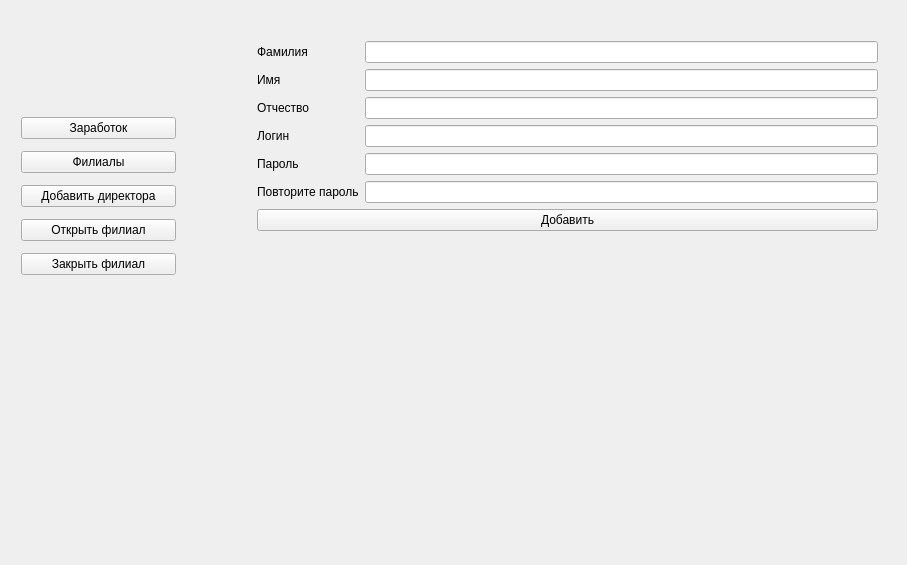
<?xml version="1.0" encoding="UTF-8"?>
<ui version="4.0">
 <class>AdminInterface</class>
 <widget class="QWidget" name="AdminInterface">
  <property name="geometry">
   <rect>
    <x>0</x>
    <y>0</y>
    <width>907</width>
    <height>565</height>
   </rect>
  </property>
  <property name="windowTitle">
   <string>Form</string>
  </property>
  <layout class="QGridLayout" name="gridLayout_4">
   <item row="0" column="0">
    <widget class="QWidget" name="widget" native="true">
     <property name="minimumSize">
      <size>
       <width>200</width>
       <height>500</height>
      </size>
     </property>
     <widget class="QWidget" name="">
      <property name="geometry">
       <rect>
        <x>10</x>
        <y>100</y>
        <width>155</width>
        <height>175</height>
       </rect>
      </property>
      <layout class="QVBoxLayout" name="verticalLayout">
       <item>
        <widget class="QPushButton" name="moneyAdminBut">
         <property name="text">
          <string>Заработок</string>
         </property>
        </widget>
       </item>
       <item>
        <widget class="QPushButton" name="filialsBut">
         <property name="text">
          <string>Филиалы</string>
         </property>
        </widget>
       </item>
       <item>
        <widget class="QPushButton" name="addDirBut">
         <property name="text">
          <string>Добавить директора</string>
         </property>
        </widget>
       </item>
       <item>
        <widget class="QPushButton" name="openFilialBut">
         <property name="text">
          <string>Открыть филиал</string>
         </property>
        </widget>
       </item>
       <item>
        <widget class="QPushButton" name="closeFilialBut">
         <property name="text">
          <string>Закрыть филиал</string>
         </property>
        </widget>
       </item>
      </layout>
     </widget>
    </widget>
   </item>
   <item row="0" column="1">
    <widget class="QStackedWidget" name="stackedWidget">
     <property name="sizePolicy">
      <sizepolicy hsizetype="Expanding" vsizetype="Expanding">
       <horstretch>0</horstretch>
       <verstretch>0</verstretch>
      </sizepolicy>
     </property>
     <property name="currentIndex">
      <number>4</number>
     </property>
     <widget class="QWidget" name="moneyAdmin">
      <widget class="QTabWidget" name="tabWidget_choose">
       <property name="geometry">
        <rect>
         <x>14</x>
         <y>130</y>
         <width>671</width>
         <height>411</height>
        </rect>
       </property>
       <property name="currentIndex">
        <number>1</number>
       </property>
       <widget class="QWidget" name="moneyFromSchools">
        <attribute name="title">
         <string>По школам</string>
        </attribute>
        <widget class="QWidget" name="widget_2" native="true">
         <property name="geometry">
          <rect>
           <x>-1</x>
           <y>49</y>
           <width>671</width>
           <height>321</height>
          </rect>
         </property>
         <widget class="QWidget" name="gridLayoutWidget_2">
          <property name="geometry">
           <rect>
            <x>-1</x>
            <y>-1</y>
            <width>671</width>
            <height>331</height>
           </rect>
          </property>
          <layout class="QGridLayout" name="gridLayout">
           <item row="0" column="0">
            <widget class="QTableView" name="schoolsmoneyTableview"/>
           </item>
          </layout>
         </widget>
        </widget>
        <widget class="QWidget" name="layoutWidget">
         <property name="geometry">
          <rect>
           <x>20</x>
           <y>10</y>
           <width>641</width>
           <height>31</height>
          </rect>
         </property>
         <layout class="QHBoxLayout" name="horizontalLayout">
          <item>
           <widget class="QLabel" name="label_7">
            <property name="text">
             <string>Поиск:</string>
            </property>
           </widget>
          </item>
          <item>
           <widget class="QLineEdit" name="searchSchoolMoney"/>
          </item>
          <item>
           <widget class="QPushButton" name="searchSchoolMoneyBut">
            <property name="text">
             <string>Найти</string>
            </property>
           </widget>
          </item>
         </layout>
        </widget>
       </widget>
       <widget class="QWidget" name="allMoney">
        <attribute name="title">
         <string>Всего</string>
        </attribute>
        <widget class="QLabel" name="allMoneyOutput">
         <property name="geometry">
          <rect>
           <x>10</x>
           <y>10</y>
           <width>651</width>
           <height>351</height>
          </rect>
         </property>
         <property name="text">
          <string/>
         </property>
        </widget>
       </widget>
      </widget>
      <widget class="QWidget" name="">
       <property name="geometry">
        <rect>
         <x>70</x>
         <y>30</y>
         <width>591</width>
         <height>89</height>
        </rect>
       </property>
       <layout class="QVBoxLayout" name="verticalLayout_4">
        <item>
         <widget class="QLabel" name="label_4">
          <property name="text">
           <string>Выберите период</string>
          </property>
          <property name="alignment">
           <set>Qt::AlignmentFlag::AlignCenter</set>
          </property>
         </widget>
        </item>
        <item>
         <layout class="QHBoxLayout" name="horizontalLayout_2">
          <item>
           <layout class="QVBoxLayout" name="verticalLayout_2">
            <item>
             <widget class="QLabel" name="label_5">
              <property name="text">
               <string>Начало</string>
              </property>
              <property name="alignment">
               <set>Qt::AlignmentFlag::AlignCenter</set>
              </property>
             </widget>
            </item>
            <item>
             <widget class="QDateEdit" name="startDate">
              <property name="dateTime">
               <datetime>
                <hour>0</hour>
                <minute>0</minute>
                <second>1</second>
                <year>2024</year>
                <month>1</month>
                <day>1</day>
               </datetime>
              </property>
             </widget>
            </item>
           </layout>
          </item>
          <item>
           <layout class="QVBoxLayout" name="verticalLayout_3">
            <item>
             <widget class="QLabel" name="label_6">
              <property name="text">
               <string>Конец</string>
              </property>
              <property name="alignment">
               <set>Qt::AlignmentFlag::AlignCenter</set>
              </property>
             </widget>
            </item>
            <item>
             <widget class="QDateEdit" name="endDate">
              <property name="dateTime">
               <datetime>
                <hour>0</hour>
                <minute>0</minute>
                <second>1</second>
                <year>2025</year>
                <month>1</month>
                <day>1</day>
               </datetime>
              </property>
             </widget>
            </item>
           </layout>
          </item>
          <item>
           <widget class="QPushButton" name="dateBut">
            <property name="maximumSize">
             <size>
              <width>150</width>
              <height>30</height>
             </size>
            </property>
            <property name="text">
             <string>Применить</string>
            </property>
           </widget>
          </item>
         </layout>
        </item>
       </layout>
      </widget>
     </widget>
     <widget class="QWidget" name="filials">
      <property name="sizePolicy">
       <sizepolicy hsizetype="Expanding" vsizetype="Expanding">
        <horstretch>0</horstretch>
        <verstretch>0</verstretch>
       </sizepolicy>
      </property>
      <widget class="QWidget" name="gridLayoutWidget">
       <property name="geometry">
        <rect>
         <x>0</x>
         <y>0</y>
         <width>701</width>
         <height>541</height>
        </rect>
       </property>
       <layout class="QGridLayout" name="gridLayout_2">
        <item row="0" column="0">
         <widget class="QTableView" name="tableView"/>
        </item>
       </layout>
      </widget>
     </widget>
     <widget class="QWidget" name="openFilial">
      <widget class="QWidget" name="layoutWidget">
       <property name="geometry">
        <rect>
         <x>110</x>
         <y>60</y>
         <width>561</width>
         <height>301</height>
        </rect>
       </property>
       <layout class="QFormLayout" name="formLayout">
        <item row="0" column="0">
         <widget class="QLabel" name="label">
          <property name="text">
           <string>Название</string>
          </property>
         </widget>
        </item>
        <item row="0" column="1">
         <widget class="QLineEdit" name="schoolName"/>
        </item>
        <item row="1" column="0">
         <widget class="QLabel" name="label_2">
          <property name="text">
           <string>Адрес</string>
          </property>
         </widget>
        </item>
        <item row="1" column="1">
         <widget class="QLineEdit" name="schoolAddress"/>
        </item>
        <item row="2" column="0">
         <widget class="QLabel" name="label_3">
          <property name="text">
           <string>Директор</string>
          </property>
         </widget>
        </item>
        <item row="3" column="0" colspan="2">
         <widget class="QPushButton" name="addSchoolBut">
          <property name="text">
           <string>Добавить</string>
          </property>
         </widget>
        </item>
        <item row="2" column="1">
         <widget class="QComboBox" name="choseDir"/>
        </item>
       </layout>
      </widget>
     </widget>
     <widget class="QWidget" name="closeFilial">
      <widget class="QWidget" name="">
       <property name="geometry">
        <rect>
         <x>181</x>
         <y>90</y>
         <width>351</width>
         <height>161</height>
        </rect>
       </property>
       <layout class="QVBoxLayout" name="verticalLayout_5">
        <item>
         <widget class="QLabel" name="label_8">
          <property name="text">
           <string>Выберите название филиала для закрытия</string>
          </property>
          <property name="alignment">
           <set>Qt::AlignmentFlag::AlignCenter</set>
          </property>
         </widget>
        </item>
        <item>
         <widget class="QComboBox" name="choseSchoolClose"/>
        </item>
        <item>
         <widget class="QPushButton" name="closeSchoolBut">
          <property name="text">
           <string>Закрыть</string>
          </property>
         </widget>
        </item>
       </layout>
      </widget>
     </widget>
     <widget class="QWidget" name="addDir">
      <widget class="QWidget" name="">
       <property name="geometry">
        <rect>
         <x>40</x>
         <y>30</y>
         <width>621</width>
         <height>271</height>
        </rect>
       </property>
       <layout class="QFormLayout" name="formLayout_2">
        <item row="0" column="0">
         <widget class="QLabel" name="label_9">
          <property name="text">
           <string>Фамилия</string>
          </property>
         </widget>
        </item>
        <item row="0" column="1">
         <widget class="QLineEdit" name="name1"/>
        </item>
        <item row="1" column="0">
         <widget class="QLabel" name="label_10">
          <property name="text">
           <string>Имя</string>
          </property>
         </widget>
        </item>
        <item row="1" column="1">
         <widget class="QLineEdit" name="name2"/>
        </item>
        <item row="2" column="0">
         <widget class="QLabel" name="label_11">
          <property name="text">
           <string>Отчество</string>
          </property>
         </widget>
        </item>
        <item row="2" column="1">
         <widget class="QLineEdit" name="name3"/>
        </item>
        <item row="3" column="0">
         <widget class="QLabel" name="label_12">
          <property name="text">
           <string>Логин</string>
          </property>
         </widget>
        </item>
        <item row="3" column="1">
         <widget class="QLineEdit" name="loginReg"/>
        </item>
        <item row="4" column="0">
         <widget class="QLabel" name="label_14">
          <property name="text">
           <string>Пароль</string>
          </property>
         </widget>
        </item>
        <item row="4" column="1">
         <widget class="QLineEdit" name="passReg">
          <property name="echoMode">
           <enum>QLineEdit::EchoMode::Password</enum>
          </property>
         </widget>
        </item>
        <item row="5" column="0">
         <widget class="QLabel" name="label_13">
          <property name="text">
           <string>Повторите пароль</string>
          </property>
         </widget>
        </item>
        <item row="5" column="1">
         <widget class="QLineEdit" name="pass2Reg">
          <property name="echoMode">
           <enum>QLineEdit::EchoMode::Password</enum>
          </property>
         </widget>
        </item>
        <item row="6" column="0" colspan="2">
         <widget class="QPushButton" name="addButton">
          <property name="text">
           <string>Добавить</string>
          </property>
         </widget>
        </item>
       </layout>
      </widget>
     </widget>
     <widget class="QWidget" name="startpage"/>
    </widget>
   </item>
  </layout>
 </widget>
 <resources/>
 <connections/>
</ui>
